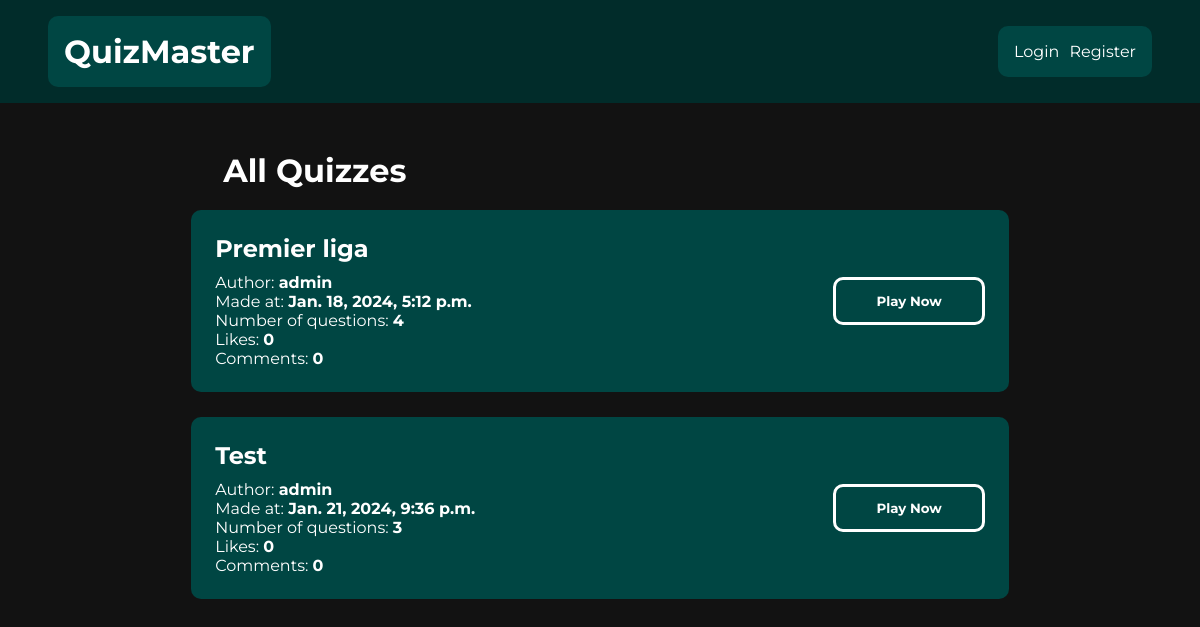
Page /quiz/list/ on the earlier database version.
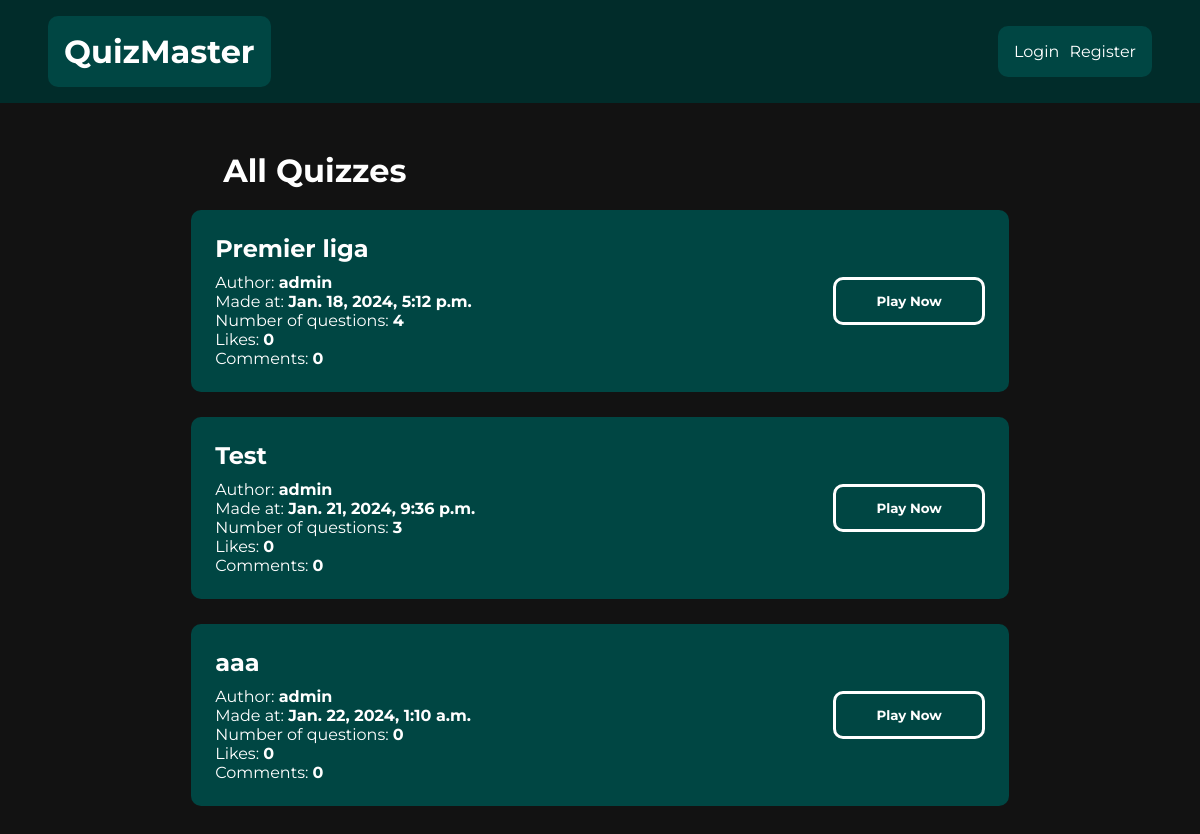
Same page on the later database version.
### quiz/models.py (models this page shows, shortened)
class Quiz(models.Model):
    quiz_name = models.CharField(max_length=200, blank=False)
    pub_date = models.DateTimeField("date published", auto_now_add=True)
    description = models.TextField(blank=False)
    author = models.ForeignKey(User, on_delete=models.CASCADE)

### quiz/views.py (the view)
# urls.py: path('list/', views.quiz_list, name="quiz_list"),
def quiz_list(request):
    context = {}
    quizzes = Quiz.objects.all()
    context = {
        "quizzes": quizzes
    }
    return render(request, 'quiz/list.html', context)

### quiz/templates/quiz/list.html
{% extends 'quiz/base.html' %}
{% block content %}
<div class="quiz-list-layout">
    <h1 class="quiz-list-heading">All Quizzes</h1>
{% for quiz in quizzes %}
    <div class="quiz-list-item">
        <div class="list-item-info">
            <h2 class="list-item-heading">
                <a href="{% url 'quiz:detail' quiz.id %}">{{ quiz.quiz_name }}</a>
            </h2>
            <p>Author: <span style="font-weight: bold;">{{ quiz.author }}</span></p>
            <p>Made at: <span style="font-weight: bold;">{{ quiz.pub_date }}</span></p>
            <p>Number of questions: <span style="font-weight: bold;">{{ quiz.question_set.count }}</span></p>
            <p>Likes: <span style="font-weight: bold;">{{ quiz.likes.count }}</span></p>
            <p>Comments: <span style="font-weight: bold;">{{ quiz.comments.count }}</span></p>
        </div>
        <div class="list-item-button-div">
            <a href="/">
                <button class="list-item-button">Play Now</button>
            </a>
        </div>
    </div>
{% endfor %}
</div>
{% endblock content %}

### quiz/templates/quiz/base.html (shortened to what this page needs)
{% load static %}
<html>
    <head>
        <link rel="stylesheet" href="{% static 'quiz/css/base.css' %}">
        <link rel="stylesheet" href="{% static 'quiz/css/home.css' %}">
        <link rel="stylesheet" href="{% static 'quiz/css/quiz_list.css' %}">
        <link rel="stylesheet" href="{% static 'quiz/css/quiz_detail.css' %}">
        <link rel="stylesheet" href="{% static 'registration/css/registration.css' %}">
    </head>
    <body>
        <header class="header">
            <div class="header-brand">
                <h1>
                    <a href="/" class="home-link">QuizMaster</a>
                </h1>
            </div>
            <nav class="header-nav">
                {% if request.user.is_authenticated %}
                    <p class="nav-username">User:
                        <span class="user-span">{{ request.user.username }}</span>
                    </p>
                    <form method="post" action="{% url 'logout' %}" class="logout-form">
                        {% csrf_token %}
                        <button type="submit">Logout</button>
                    </form>
                {% else %}
                    <a href="{% url 'quiz:login_user' %}" class="login-link">
                        Login
                    </a>
                    <a href="{% url 'quiz:register_user' %}" class="login-link">
                        Register
                    </a>
                {% endif %}
            </nav>
        </header>
        <div class="main-content">
            {% block content %}
            {% endblock %}
        </div>
    </body>
</html>

### quiz/static/quiz/css/base.css (style rules this page uses)
body, html { margin: 0; padding: 0; height: 100%; font-family: 'Montserrat', sans-serif; background: #121212; }
button, input { font-family: 'Montserrat', sans-serif; }
p, h1, h2, h3, h4, h5, h6 { margin: 0; padding: 0; }
a { text-decoration: none; }
.header { display: flex; flex-basis: 100%; justify-content: space-between; align-items: center; padding: 1em 3em; background-color: #012C2A; }
.header-brand { color: white; background-color: #004643; border-radius: 10px; padding: 1em; }
.home-link { color: white; }
.login-link:first-of-type { margin-right: 10px; }
.login-link { color: white; }
.header-nav { display: flex; align-items: center; background-color: #004643; border-radius: 10px; padding: 1em; color: white; }
.main-content { display: flex; justify-content: center; align-items: center; flex-wrap: wrap; padding: 1em; }

### quiz/static/quiz/css/quiz_list.css (style rules this page uses)
.quiz-list-layout { flex-basis: 70%; display: flex; justify-content: center; align-items: center; flex-wrap: wrap; padding: 2em; }
.quiz-list-heading { flex-basis: 100%; padding-left: 1em; margin-bottom: 20px; color: white; }
.quiz-list-item { flex-basis: 100%; padding: 1.5em; display: flex; flex-wrap: wrap; align-items: stretch; margin-bottom: 25px; border-radius: 10px; background-color: #004643; color: white; }
.list-item-heading { flex-basis: 100%; margin-bottom: 10px; }
.list-item-heading a { color: white; }
.list-item-info { flex-basis: 50%; }
.list-item-info p { width: 100%; }
.list-item-button-div { flex-basis: 50%; display: flex; justify-content: flex-end; align-items: center; }
.list-item-button { padding: 1em 3em; border: none; cursor: pointer; background-color: transparent; border: 3px solid white; color: white; border-radius: 10px; font-weight: bold; }

Differences in the rows shown:
added Quiz: quiz_name "aaa", author "admin", pub_date "Jan. 22, 2024, 1:10 a.m.", question_set.count "0", likes.count "0", comments.count "0"
